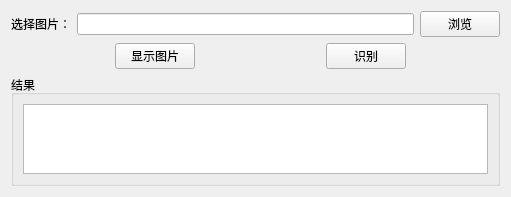
<?xml version="1.0" encoding="UTF-8"?>
<ui version="4.0">
 <class>Form</class>
 <widget class="QWidget" name="Form">
  <property name="geometry">
   <rect>
    <x>0</x>
    <y>0</y>
    <width>511</width>
    <height>177</height>
   </rect>
  </property>
  <property name="windowTitle">
   <string>手写数字识别</string>
  </property>
  <layout class="QVBoxLayout" name="verticalLayout">
   <item>
    <layout class="QHBoxLayout" name="horizontalLayout">
     <item>
      <widget class="QLabel" name="static_label">
       <property name="text">
        <string>选择图片：</string>
       </property>
      </widget>
     </item>
     <item>
      <widget class="QLineEdit" name="image_path_line"/>
     </item>
     <item>
      <widget class="QPushButton" name="file_browse_button">
       <property name="text">
        <string>浏览</string>
       </property>
      </widget>
     </item>
    </layout>
   </item>
   <item>
    <layout class="QHBoxLayout" name="horizontalLayout_2">
     <item>
      <spacer name="horizontalSpacer">
       <property name="orientation">
        <enum>Qt::Horizontal</enum>
       </property>
       <property name="sizeHint" stdset="0">
        <size>
         <width>118</width>
         <height>20</height>
        </size>
       </property>
      </spacer>
     </item>
     <item>
      <widget class="QPushButton" name="show_image_button">
       <property name="text">
        <string>显示图片</string>
       </property>
      </widget>
     </item>
     <item>
      <spacer name="horizontalSpacer_2">
       <property name="orientation">
        <enum>Qt::Horizontal</enum>
       </property>
       <property name="sizeHint" stdset="0">
        <size>
         <width>138</width>
         <height>20</height>
        </size>
       </property>
      </spacer>
     </item>
     <item>
      <widget class="QPushButton" name="run_button">
       <property name="text">
        <string>识别</string>
       </property>
      </widget>
     </item>
     <item>
      <spacer name="horizontalSpacer_3">
       <property name="orientation">
        <enum>Qt::Horizontal</enum>
       </property>
       <property name="sizeHint" stdset="0">
        <size>
         <width>108</width>
         <height>20</height>
        </size>
       </property>
      </spacer>
     </item>
    </layout>
   </item>
   <item>
    <widget class="QGroupBox" name="result_group">
     <property name="title">
      <string>结果</string>
     </property>
     <layout class="QHBoxLayout" name="horizontalLayout_3">
      <item>
       <widget class="QTextBrowser" name="result_text"/>
      </item>
     </layout>
    </widget>
   </item>
  </layout>
 </widget>
 <resources/>
 <connections/>
</ui>
